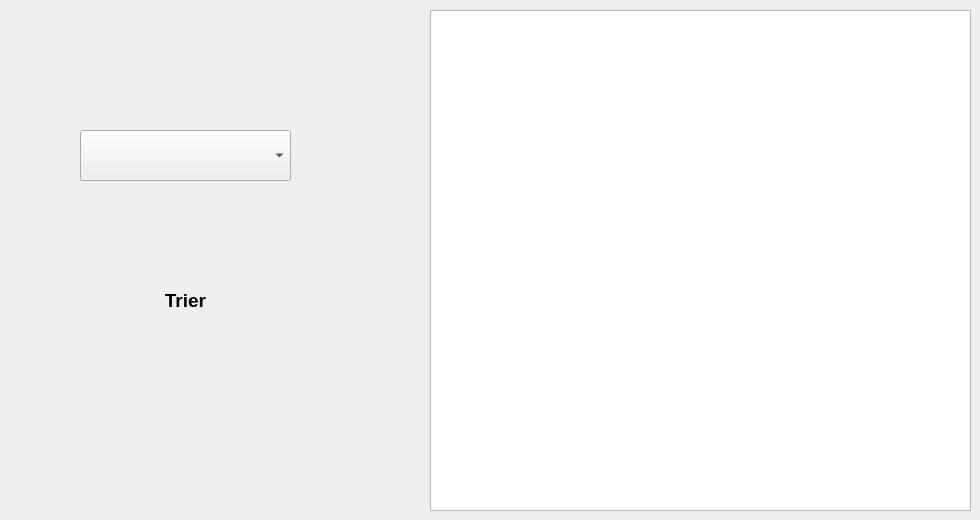
     <widget class="QWidget" name="tab_6">
      <attribute name="title">
       <string>Tri</string>
      </attribute>
      <widget class="QComboBox" name="comboBox_tri">
       <property name="geometry">
        <rect>
         <x>80</x>
         <y>130</y>
         <width>211</width>
         <height>51</height>
        </rect>
       </property>
       <property name="styleSheet">
        <string notr="true">border-image: white</string>
       </property>
      </widget>
      <widget class="QTableView" name="tableView_tri">
       <property name="geometry">
        <rect>
         <x>430</x>
         <y>10</y>
         <width>541</width>
         <height>501</height>
        </rect>
       </property>
       <property name="styleSheet">
        <string notr="true">border-image: white</string>
       </property>
      </widget>
      <widget class="QPushButton" name="pushButton_trier">
       <property name="geometry">
        <rect>
         <x>110</x>
         <y>270</y>
         <width>151</width>
         <height>61</height>
        </rect>
       </property>
       <property name="font">
        <font>
         <pointsize>14</pointsize>
         <weight>75</weight>
         <bold>true</bold>
        </font>
       </property>
       <property name="styleSheet">
        <string notr="true">border-image: url(:/new/prefix2/orange.png);
border-radius:25px;
</string>
       </property>
       <property name="text">
        <string>Trier</string>
       </property>
      </widget>
     </widget>
